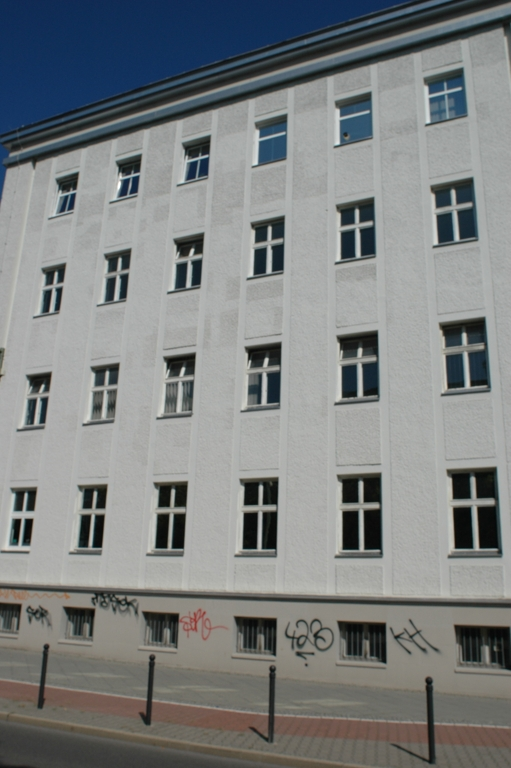
#> input picture etrims/33.jpg, 511 x 768 px
$ python opt.py   (Python 2 division)   (older library calls are emulated)
#> lines starting #> are read from the running program, lines starting #| are printed output that depends on the picture; after the words box and inside, x2 and y2 are one past the last pixel; in counts of white or black regions, pixels touching at a corner belong together
#!/usr/bin/env python

import numpy as np
import cv2 as cv
import math
import matplotlib.pyplot as plt
from matplotlib.offsetbox import TextArea, DrawingArea, OffsetImage, AnnotationBbox

M = np.array( [ [904.041947 , 0.        , 480.879667, 0],
                [0.         , 906.260575, 343.293266, 0],
                [0.         , 0.        , 1.        , 0]] )
z0 = 2000
c1 = 0
c2 = 0
update = True

def on_z0(val):
    global z0, update
    z0 = val
    update = True

def on_c1(val):
    global c1, update
    c1 = (val-200)/100.0
    update = True

def on_c2(val):
    global c2, update
    c2 = (val-200)/100.0
    update = True

def process(imgDir):
    img = cv.imread(imgDir)
    imgGray = cv.cvtColor(img, cv.COLOR_BGR2GRAY)

    canny = cv.Canny(img, 50, 200, None, 3)

    linesP = cv.HoughLinesP(canny, 1, np.pi / 180, 50, None, 20, 10)

    if linesP is not None:
        for i in range(0, len(linesP)):
            l = linesP[i][0]
            cv.line(img, (l[0], l[1]), (l[2], l[3]), (0,0,255), 1, cv.LINE_AA)

    cv.imshow("test1", cv.resize(img, (img.shape[1]/2, img.shape[0]/2)))
    # cv.imshow("canny", canny)
    cv.waitKey(0)


def project(points, p0):

    ps = []
    f = 905.

    for point in points:

        u = f * point[0] / point[2]
        v = f * point[1] / point[2]


        ps.append([u+p0[0], v+p0[1]])

    return ps

def inverse_project(points, plane, p0):

    Ps = []
    f = 905.

    for point in points:

        u = point[0] - p0[0]
        v = point[1] - p0[1]

        x = plane[0]*u / (f + plane[1]*u + plane[2]*v)
        y = plane[0]*v / (f + plane[1]*u + plane[2]*v)
        z = plane[0]*f / (f + plane[1]*u + plane[2]*v)

        Ps.append([x, y, z])

    return np.array(Ps)

def draw(img):
    global z0, c1, c2, update

    test = [[50, 50], [ img.shape[1] - 50, img.shape[0] - 50],
            [ img.shape[1] - 50, 50], [50, img.shape[0]- 50]]

    while True:

        if update:

            p3D = inverse_project(test, [z0, c1, c2], (img.shape[1]/2, img.shape[0]/2))

            # [6 lines of commented-out code are left out]

            vers1 = np.linspace(p3D[0], p3D[2], num=10)
            hors1 = np.linspace(p3D[0], p3D[3], num=10)
            vers2 = np.linspace(p3D[3], p3D[1], num=10)
            hors2 = np.linspace(p3D[2], p3D[1], num=10)

            # [4 lines of commented-out code are left out]

            p2D = project(p3D, (img.shape[1]/2, img.shape[0]/2))
            vers12D = project(vers1, (img.shape[1]/2, img.shape[0]/2))
            hors12D = project(hors1, (img.shape[1]/2, img.shape[0]/2))
            vers22D = project(vers2, (img.shape[1]/2, img.shape[0]/2))
            hors22D = project(hors2, (img.shape[1]/2, img.shape[0]/2))


            imgCopy = img.copy()

            for i in range(len(vers12D)):
                p1 = vers12D[i]
                p2 = vers22D[i]

                cv.line(imgCopy, (int(p1[0]), int(p1[1])), (int(p2[0]), int(p2[1])), (0,0,255),2)

            for i in range(len(hors12D)):
                p1 = hors12D[i]
                p2 = hors22D[i]
                cv.line(imgCopy, (int(p1[0]), int(p1[1])), (int(p2[0]), int(p2[1])), (0,0,255),2)

            for p in test:
                cv.circle(imgCopy, (int(p[0]), int(p[1])), 2, (255,0,0), 2)

            for p in p2D:
                cv.circle(imgCopy, (int(p[0]), int(p[1])), 2, (0,0,255), 2)

            update = False

        cv.imshow("test", cv.resize(imgCopy, (img.shape[1]/2, img.shape[0]/2)))
        cv.waitKey(30)


img = cv.imread("etrims/33.jpg")
#> img is the input picture: shape (768, 511, 3); mean B, G, R 128.9, 128.6, 125
cv.namedWindow("test")
cv.createTrackbar("z0", "test" , np.int(z0), 4000, on_z0)
cv.createTrackbar("c1", "test" , np.int((c1+2)*100), 400, on_c1)
cv.createTrackbar("c2", "test" , np.int((c2+2)*100), 400, on_c2)

process("etrims/33.jpg")
#> in process, `imgGray = cv.cvtColor(img, cv.COLOR_BGR2GRAY)`:
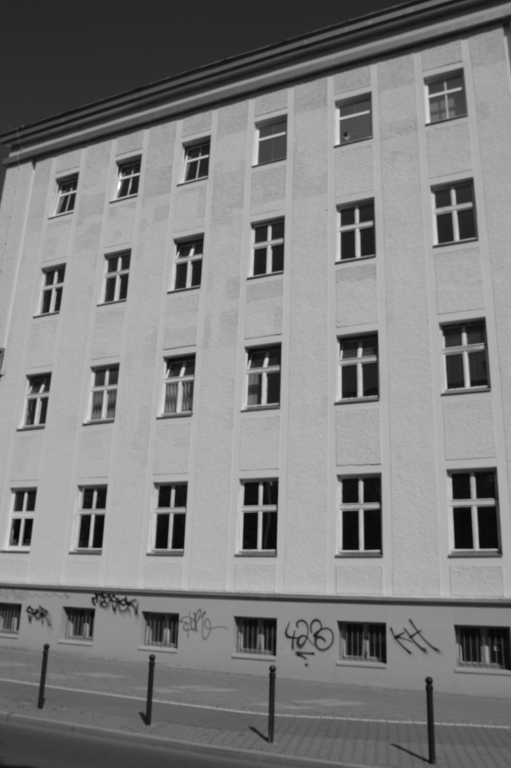
#> imgGray: shape (768, 511); min 6, max 255, mean 127.5
#> in process, `canny = cv.Canny(img, 50, 200, None, 3)`:
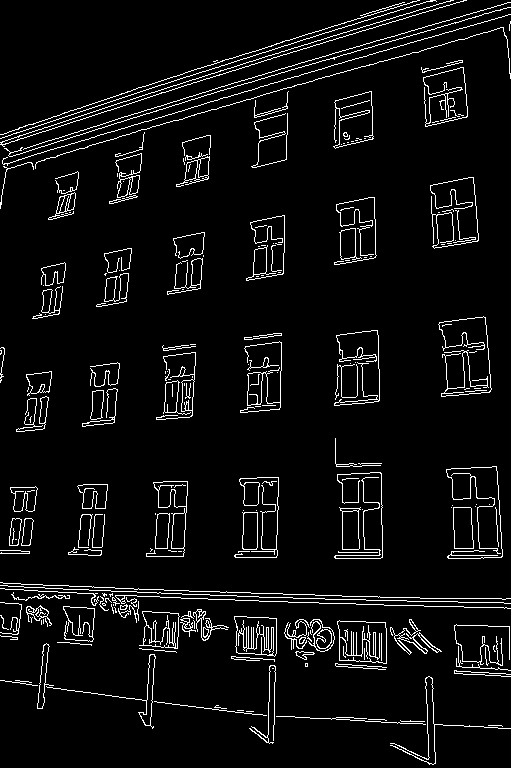
#> canny: shape (768, 511); 5.5% white in thin lines or dots
#> in process, `linesP = cv.HoughLinesP(canny, 1, np.pi / 180, 50, None, 20, 10)`: linesP = 335 rows, first 6: [2, 145, 251, 64], [201, 591, 400, 597], [6, 169, 30, 162], [366, 600, 503, 602], [217, 91, 510, 7], [10, 152, 224, 86]
#> the loop in process, `for i in range(0, len(linesP)):` made 335 passes
#> after the loop in process, `for i in range(0, len(linesP)):`:
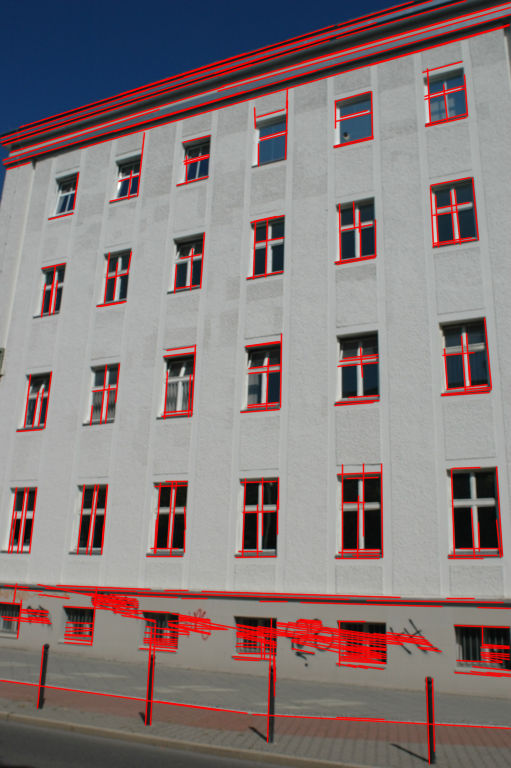
#> img: shape (768, 511, 3); 12.16% of pixels changed, all inside (x1, y1, x2, y2) = (0, 0, 511, 766)
#> in process, `cv.imshow("test1", cv.resize(img, (img.shape[1]/2, img.shape[0]/2)))`:
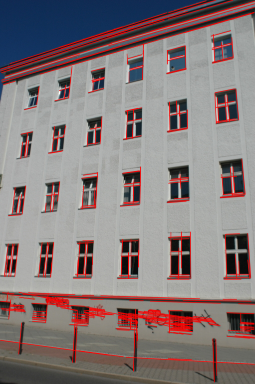
#> window 'test1': shape (384, 255, 3); mean B, G, R 123.1, 122.6, 134.9
draw(img)
#> after the loop in draw, `for i in range(len(vers12D)):`:
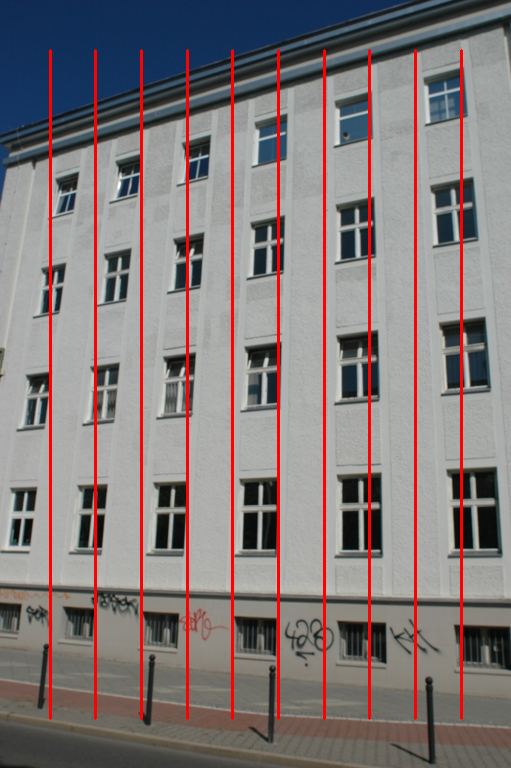
#> imgCopy: shape (768, 511, 3); 5.12% of pixels changed, all inside (x1, y1, x2, y2) = (49, 49, 463, 720)
#> after the loop in draw, `for i in range(len(hors12D)):`:
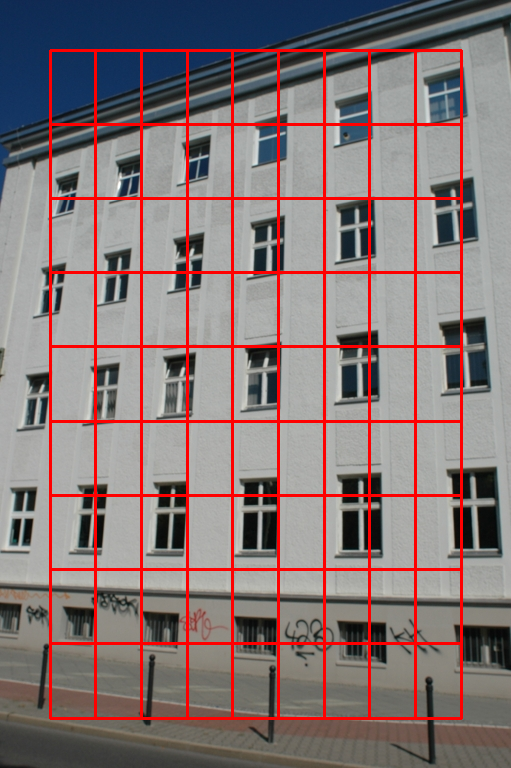
#> imgCopy: shape (768, 511, 3); 2.94% of pixels changed, all inside (x1, y1, x2, y2) = (51, 49, 461, 720)
#> after the loop in draw, `for p in test:`: imgCopy: shape (768, 511, 3); 0.04% of pixels changed, all inside (x1, y1, x2, y2) = (47, 47, 465, 722)
#> after the loop in draw, `for p in p2D:`: imgCopy: shape (768, 511, 3); mean B, G, R 118.2, 117.8, 135.1
#> in draw, `cv.imshow("test", cv.resize(imgCopy, (img.shape[1]/2, img.shape[0]/2)))`:
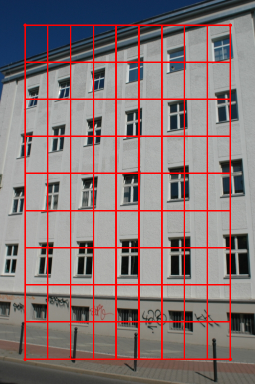
#> window 'test': shape (384, 255, 3); mean B, G, R 118.1, 117.7, 134.9

$ run again, with etrims/1.jpg copied over etrims/33.jpg
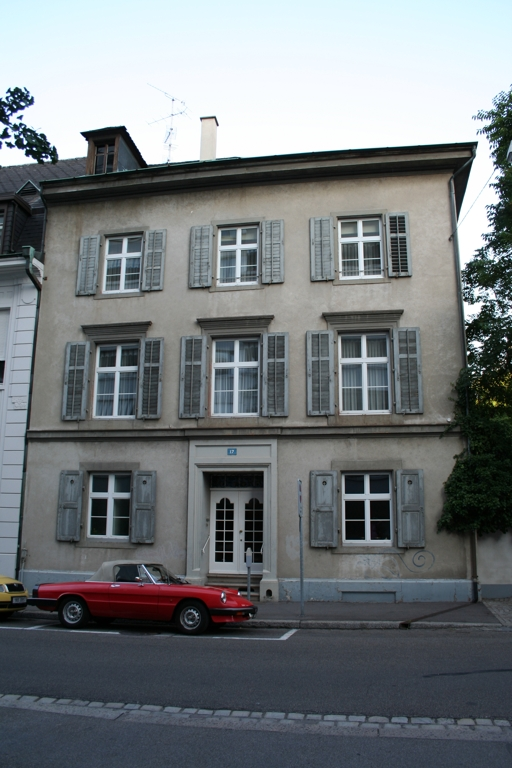
#> input picture etrims/1.jpg, 512 x 768 px
#> img is the input picture: shape (768, 512, 3); mean B, G, R 123.3, 120.4, 115.2
#> in process, `canny = cv.Canny(img, 50, 200, None, 3)`:
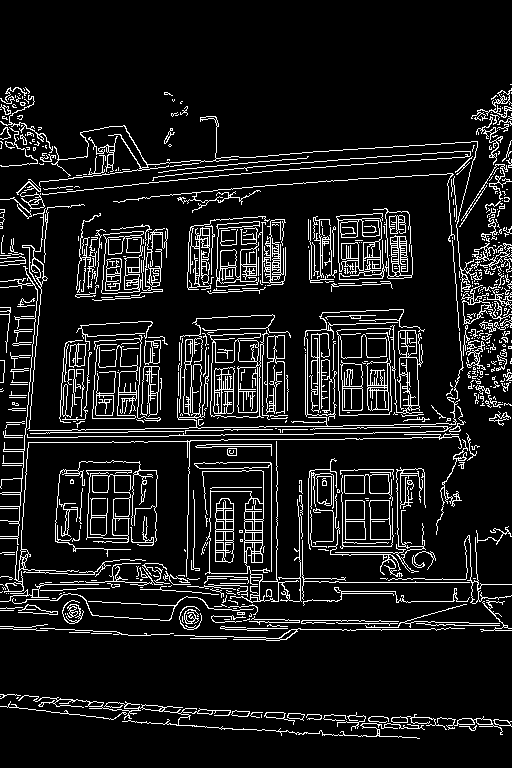
#> canny: shape (768, 512); 10.4% white in thin lines or dots, all inside (x1, y1, x2, y2) = (0, 84, 512, 739)
#> linesP = 884 rows, first 6: [25, 430, 120, 429], [71, 432, 299, 429], [247, 619, 347, 621], [138, 709, 214, 713], [319, 582, 478, 582], [13, 197, 262, 171]
#> the loop in process, `for i in range(0, len(linesP)):` made 884 passes
#> in draw, `cv.imshow("test", cv.resize(imgCopy, (img.shape[1]/2, img.shape[0]/2)))`:
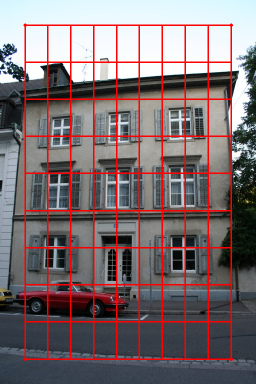
#> window 'test': shape (384, 256, 3); mean B, G, R 113.4, 110.8, 126.4

$ run again, with etrims/10.jpg copied over etrims/33.jpg
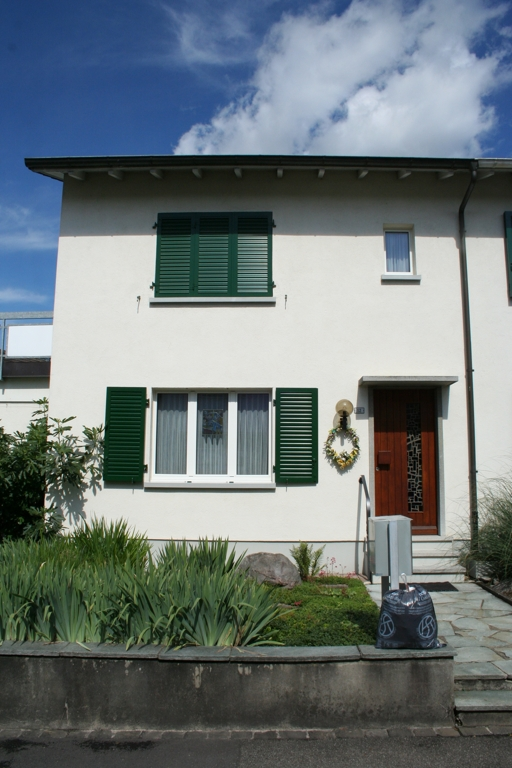
#> input picture etrims/10.jpg, 512 x 768 px
#> img is the input picture: shape (768, 512, 3); mean B, G, R 122.1, 120.3, 110.3
#> in process, `canny = cv.Canny(img, 50, 200, None, 3)`:
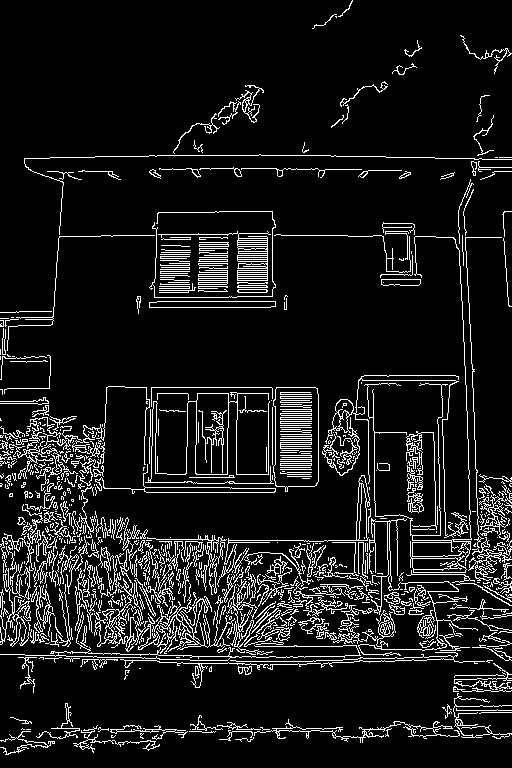
#> canny: shape (768, 512); 9.8% white in thin lines or dots
#> linesP = 833 rows, first 6: [28, 683, 29, 655], [2, 640, 305, 587], [463, 211, 474, 425], [435, 511, 511, 587], [296, 568, 466, 601], [159, 541, 260, 559]
#> the loop in process, `for i in range(0, len(linesP)):` made 833 passes
#> in draw, `cv.imshow("test", cv.resize(imgCopy, (img.shape[1]/2, img.shape[0]/2)))`:
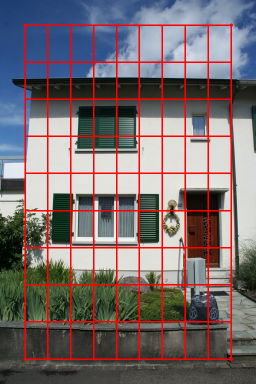
#> window 'test': shape (384, 256, 3); mean B, G, R 111.9, 110, 121.3

$ run again, with etrims/11.jpg copied over etrims/33.jpg
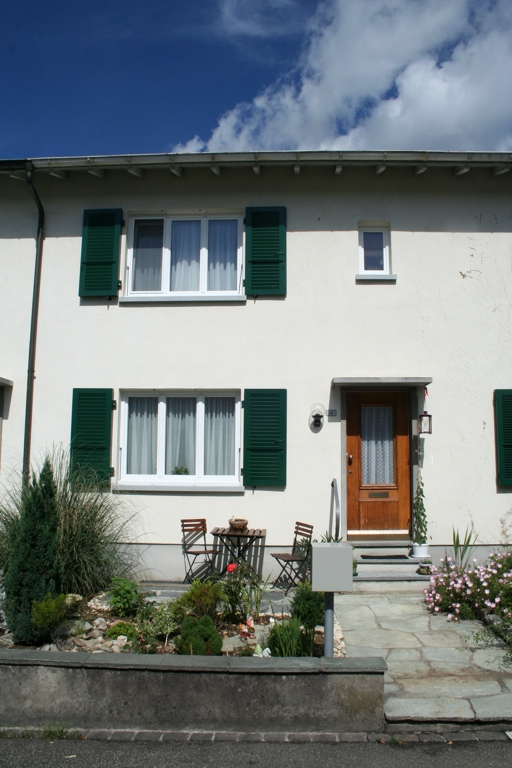
#> input picture etrims/11.jpg, 512 x 768 px
#> img is the input picture: shape (768, 512, 3); mean B, G, R 125.2, 123.4, 115.5
#> canny: shape (768, 512); 9.7% white in thin lines or dots
#> linesP = 757 rows, first 6: [404, 733, 442, 733], [76, 155, 119, 154], [400, 579, 500, 578], [279, 642, 347, 657], [0, 727, 241, 731], [35, 591, 137, 591]
#> the loop in process, `for i in range(0, len(linesP)):` made 757 passes
#> in draw, `cv.imshow("test", cv.resize(imgCopy, (img.shape[1]/2, img.shape[0]/2)))`:
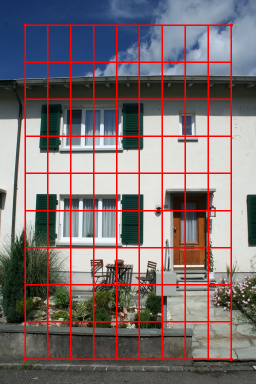
#> window 'test': shape (384, 256, 3); mean B, G, R 115.2, 113.4, 126.7
